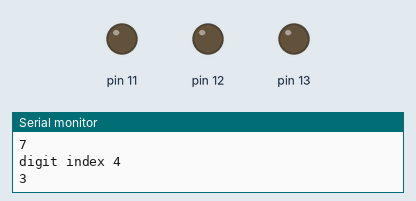
This sketch was run on a simulated Arduino Uno, built for the host (arithmetic inside an expression is 32-bit, double 64-bit). Parts: output pins drawn as LEDs (lit = HIGH), the last lines printed to the serial monitor.

Above: at 1.1 s.
At 3.57 s:
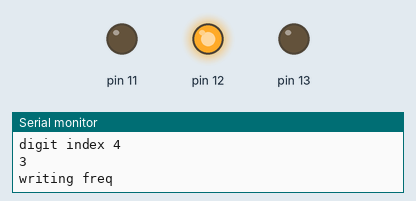
Timing chart, 0 to 3.9 s (numbered marks = the images above):
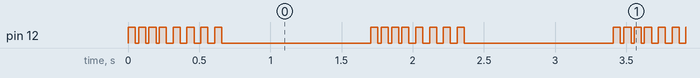

Measured:
- by itself, pin 12: repeats every 1.7 s: 3 × (LOW 0.02 s, HIGH 0.05 s), 4 × (LOW 0.05 s, HIGH 0.05 s), LOW 1.0 s, HIGH 0.05 s
- by itself, everything shown: repeats every 3.4 s, in 8 steps

The sketch:

IC-720a.new.ino
```cpp
/*
 * Use arduino port "PORTD" (analog pins) for 4 bit data lines
 * Analog pins (2, 3, 4, 5)- > DB1, DB2, DB4, DB8
 * Digital pin 8 -> DBC| "Data Bus Control" when high causes radio to read from data bus
 * Digital pin 9 -> RC | "Remote control" When high, radio is put in remote control mode
 * Digital pin 10-> DV | "Data valid" Goes from high to low when entered data is valid
 * Digital pin 11-> RT | "Remote Trigger" Put high after DBC goes low
*/

#define DBC_HIGH B0010000
#define RC_HIGH  B0100000
#define RT_HIGH  B10000000


//Modes enum
enum modes {AM, LSB, USB, CW, RTTY};

//VFO A/B
enum vfos {VFOA, VFOB};

/*
 * Write data to the radio
 * As specified by ICOM documentaion, data is placed on
 * bus, then DBC is pulsed for 50ms
 * finally, RT is pulsed to trigger radio side data validation (not checked)
 */
void writeData(byte data) {
    /*PORTF (analog pins) layout
     A2 A3 ? ? A4 A5 -> 110011
     */

    //Shift data to match PORTF layout
    byte dataOut = ((data & B0011) | (data << 2)) & (B110011);
    //Write data to bus
    PORTF = dataOut;

    delay(1);

    //Set DBC high
    PORTB |= DBC_HIGH;

    delay(50);

    //Set DBC low
    PORTB ^= DBC_HIGH;

    delay(1);

    //Remove data from bus
    PORTF = B000000;

    delay(10);

    //Set RT high
    PORTB |= RT_HIGH;
    delay(10);

    PORTB ^= RT_HIGH;

}


/*
 * Set the2 radio mode
 */
void writeMode(modes mode) {
    switch (mode) {
        case USB:
            writeData(0);
            break;
        case CW:
            writeData(6);
            break;
        case AM:
            writeData(8);
            break;
        case LSB:
            //0xB
            writeData(11);
            break;
        case RTTY:
            //0xC
            writeData(12);
            break;
    }
}

/*
 * Write the VFO Data & mode
 * freq: integer of desired frequency in hz
 */
void writeVFO(unsigned long freq, modes mode,  vfos vfo) {
    //0xE represents HF band (only option on IC-720a)
   writeData(0xE);

    delay(2);

    //Write mode data
    writeMode(mode);

    //Choose vfo a or b
    switch (vfo) {
        case VFOA:
            writeData(0xA);
            break;
        case VFOB:
            writeData(0xB);
            break;

    }

    //split frequency into digits: 1Mhz, 100k, 10k, 1k, 100
    //Digit is stored in array index 0-5 in descending order
    byte digits[5];
    digits[0] =  freq / 1000000; //EX 14,087,300 -> 14
    digits[1] =  (freq % 1000000) / 100000; // 14,087,300 -> 0
    digits[2] =  (freq % 100000) / 10000; // 14,087,300 -> 8
    digits[3] =  (freq % 10000) / 1000; // 14,087,300 -> 7
    digits[4] =  (freq % 1000) / 100; // 14,087,300 -> 3

    //digits[0] = freq >> 6 & 0xF;
    Serial.print("\nfreq value: ");
    Serial.println(freq, DEC);
    //Write freq data
    int i = 0;
    for (i = 0; i < 5; i++) {
        Serial.print("digit index ");
        Serial.println(i, DEC);
        Serial.println(digits[i], DEC);
        writeData(digits[i]);
        delay(25);
    }
}


void setup() {
    //Setup control pins (pins 8-11)
    //lowest to highest pin number: DBC, RC, DV, RT
    DDRB |= B1111000;

    // Set analog pins to output (Data Bus)
    DDRF |= B0110011;


    //Serial Setup
    Serial.begin(115200);
    Serial.println("Ready");

}


void loop() {
    Serial.println("writing freq");
    writeVFO(14087300, USB, VFOA);
    delay(1000);
}
```
